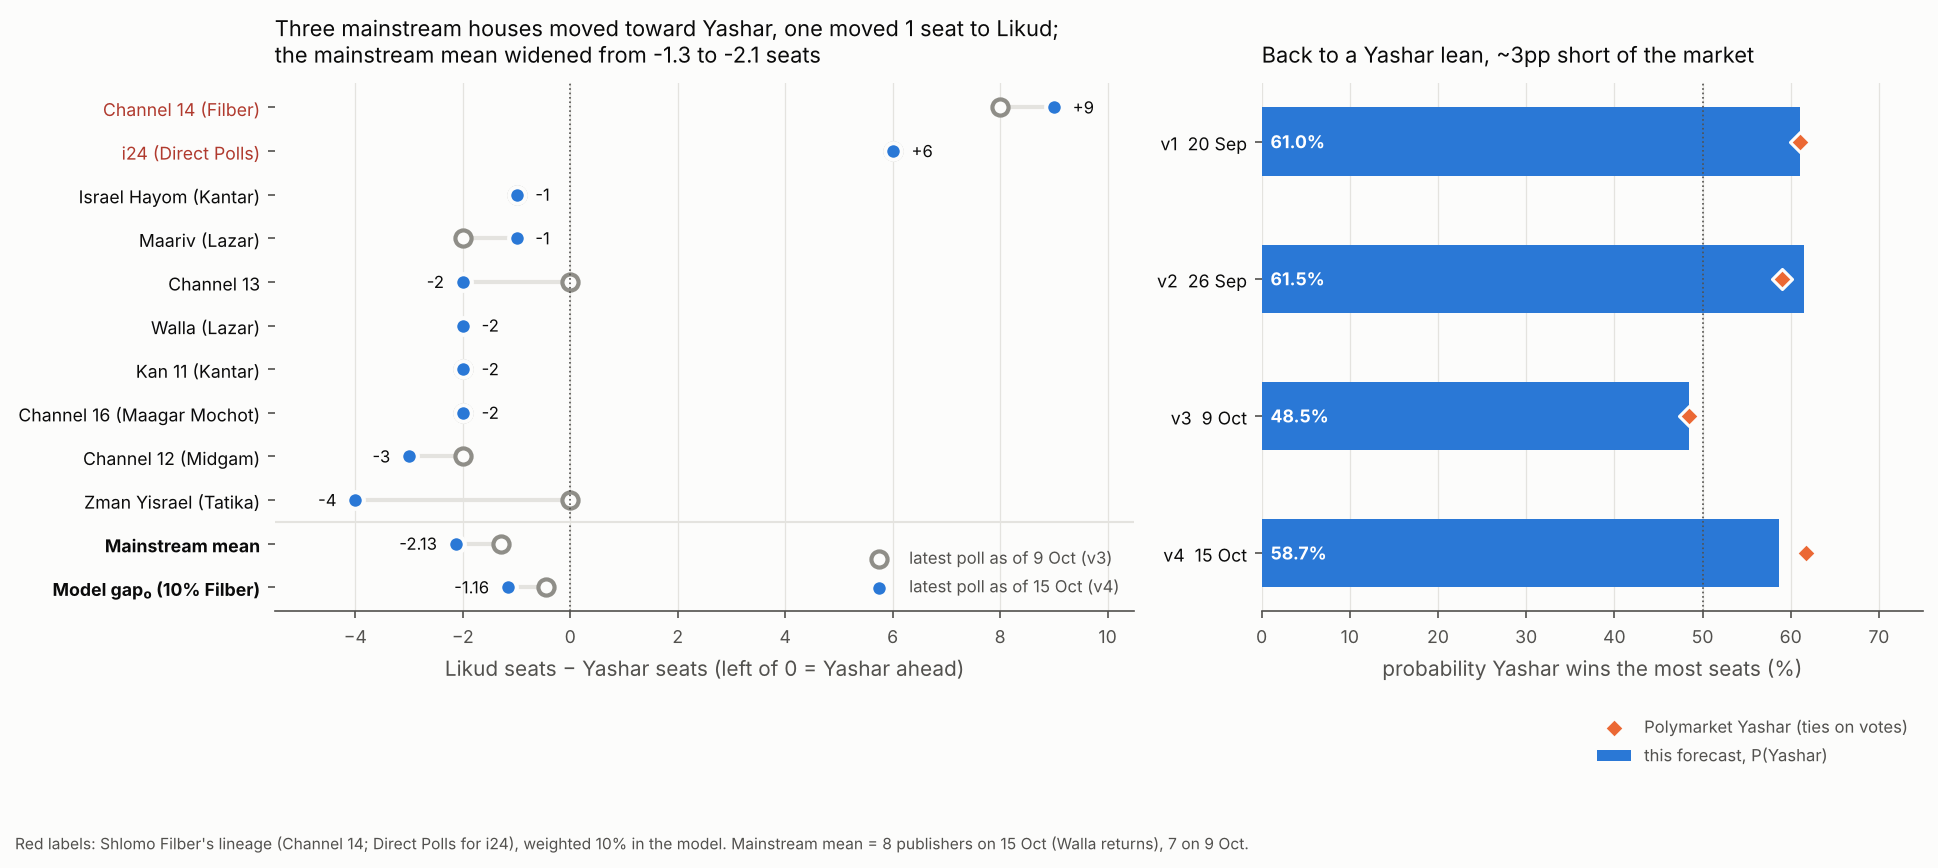

Here is the Python script that generated this plot:
"""v4 chart: how each pollster's Likud-Yashar gap moved between v3 and v4, and the forecast path.

Panel 1 is the evidence behind the v4 revision: the latest poll per publisher as of
2026-10-09 (v3) against 2026-10-15 (v4). Panel 2 puts P(Yashar) by version next to the
Polymarket Yashar price on the same dates.
"""
import matplotlib

matplotlib.use("Agg")
import matplotlib.pyplot as plt

OUT = ("questions/2026-09-20-mc45670-which-party-win-most-seats-2026-israeli/"
       "charts/gap-shift-2026-10-15.png")

INK, INK2, GRID = "#0b0b0b", "#52514e", "#e4e3df"
NEW, OLD = "#2a78d6", "#8f8e88"    # 15 Oct (v4) filled blue; 9 Oct (v3) hollow grey

# Likud minus Yashar, latest poll per publisher (raw/wikipedia-polling-wikitext-2026-10-09.txt
# and -2026-10-15.txt, plus Walla 13 Oct and i24 13 Oct from the outlets' own reports).
# None = no poll in the v3 window used.
rows = [
    ("Channel 14 (Filber)", 8, 9, True),
    ("i24 (Direct Polls)", 6, 6, True),
    ("Israel Hayom (Kantar)", -1, -1, False),
    ("Maariv (Lazar)", -2, -1, False),
    ("Channel 13", 0, -2, False),
    ("Walla (Lazar)", None, -2, False),
    ("Kan 11 (Kantar)", -2, -2, False),
    ("Channel 16 (Maagar Mochot)", -2, -2, False),
    ("Channel 12 (Midgam)", -2, -3, False),
    ("Zman Yisrael (Tatika)", 0, -4, False),
    ("Mainstream mean", -1.29, -2.13, False),
    ("Model gap₀ (10% Filber)", -0.46, -1.16, False),
]
rows.reverse()

fig, (ax1, ax2) = plt.subplots(1, 2, figsize=(13.0, 5.6), gridspec_kw={"width_ratios": [1.3, 1]})
fig.patch.set_facecolor("#fcfcfb")
for ax in (ax1, ax2):
    ax.set_facecolor("#fcfcfb")
    ax.spines[["top", "right", "left"]].set_visible(False)
    ax.spines["bottom"].set_color(INK2)
    ax.tick_params(colors=INK2, labelsize=8.5)

for i, (name, old, new, filber) in enumerate(rows):
    if old is not None:
        ax1.plot([old, new], [i, i], color=GRID, lw=2, zorder=1)
        ax1.scatter(old, i, s=60, facecolor="#fcfcfb", edgecolor=OLD, lw=2, zorder=2,
                    label="latest poll as of 9 Oct (v3)" if i == len(rows) - 1 else None)
    ax1.scatter(new, i, s=64, color=NEW, edgecolor="#fcfcfb", lw=2, zorder=3,
                label="latest poll as of 15 Oct (v4)" if i == len(rows) - 1 else None)
    ax1.text(new + (0.35 if (old is None or new >= old) else -0.35), i, f"{new:+g}",
             va="center", ha="left" if (old is None or new >= old) else "right",
             fontsize=8, color=INK)
ax1.set_yticks(range(len(rows)))
ax1.set_yticklabels([r[0] for r in rows], fontsize=8.5, color=INK)
for tick, r in zip(ax1.get_yticklabels(), rows):
    if r[3]:
        tick.set_color("#b03a2e")
    if r[0].startswith(("Mainstream", "Model")):
        tick.set_fontweight("bold")
ax1.axvline(0, color=INK2, lw=0.8, ls=":")
ax1.axhline(1.5, color=GRID, lw=1)
ax1.set_xlim(-5.5, 10.5)
ax1.set_xlabel("Likud seats − Yashar seats (left of 0 = Yashar ahead)", color=INK2)
ax1.set_title("Three mainstream houses moved toward Yashar, one moved 1 seat to Likud;\n"
              "the mainstream mean widened from -1.3 to -2.1 seats", fontsize=10.5, loc="left",
              color=INK, pad=10)
ax1.legend(loc="lower right", fontsize=8, frameon=False, labelcolor=INK2)
ax1.grid(axis="x", color=GRID, lw=0.6)
ax1.set_axisbelow(True)

# --- panel 2: P(Yashar) by version vs Polymarket ------------------------------------
vers = ["v1  20 Sep", "v2  26 Sep", "v3  9 Oct", "v4  15 Oct"]
mine = [61.0, 61.5, 48.5, 58.7]
poly = [61.0, 59.0, 48.5, 61.75]
y = list(range(len(vers)))[::-1]
ax2.barh(y, mine, height=0.5, color=NEW, label="this forecast, P(Yashar)")
ax2.scatter(poly, y, marker="D", s=46, color="#eb6834", edgecolor="#fcfcfb", lw=1.5, zorder=3,
            label="Polymarket Yashar (ties on votes)")
for yi, m in zip(y, mine):
    ax2.text(1.0, yi, f"{m:.1f}%", va="center", ha="left", fontsize=8.5, color="#ffffff",
             fontweight="bold")
ax2.set_yticks(y)
ax2.set_yticklabels(vers, fontsize=8.5, color=INK)
ax2.axvline(50, color=INK2, lw=0.8, ls=":")
ax2.set_xlim(0, 75)
ax2.set_xlabel("probability Yashar wins the most seats (%)", color=INK2)
ax2.set_title("Back to a Yashar lean, ~3pp short of the market", fontsize=10.5, loc="left",
              color=INK, pad=10)
ax2.legend(loc="lower right", fontsize=8, frameon=False, labelcolor=INK2,
           bbox_to_anchor=(1.0, -0.32))
ax2.grid(axis="x", color=GRID, lw=0.6)
ax2.set_axisbelow(True)

fig.text(0.01, -0.02, "Red labels: Shlomo Filber's lineage (Channel 14; Direct Polls for i24), "
         "weighted 10% in the model. Mainstream mean = 8 publishers on 15 Oct (Walla returns), "
         "7 on 9 Oct.", fontsize=7.5, color=INK2)
fig.tight_layout()
fig.savefig(OUT, dpi=150, bbox_inches="tight", facecolor=fig.get_facecolor())
print("wrote", OUT)
